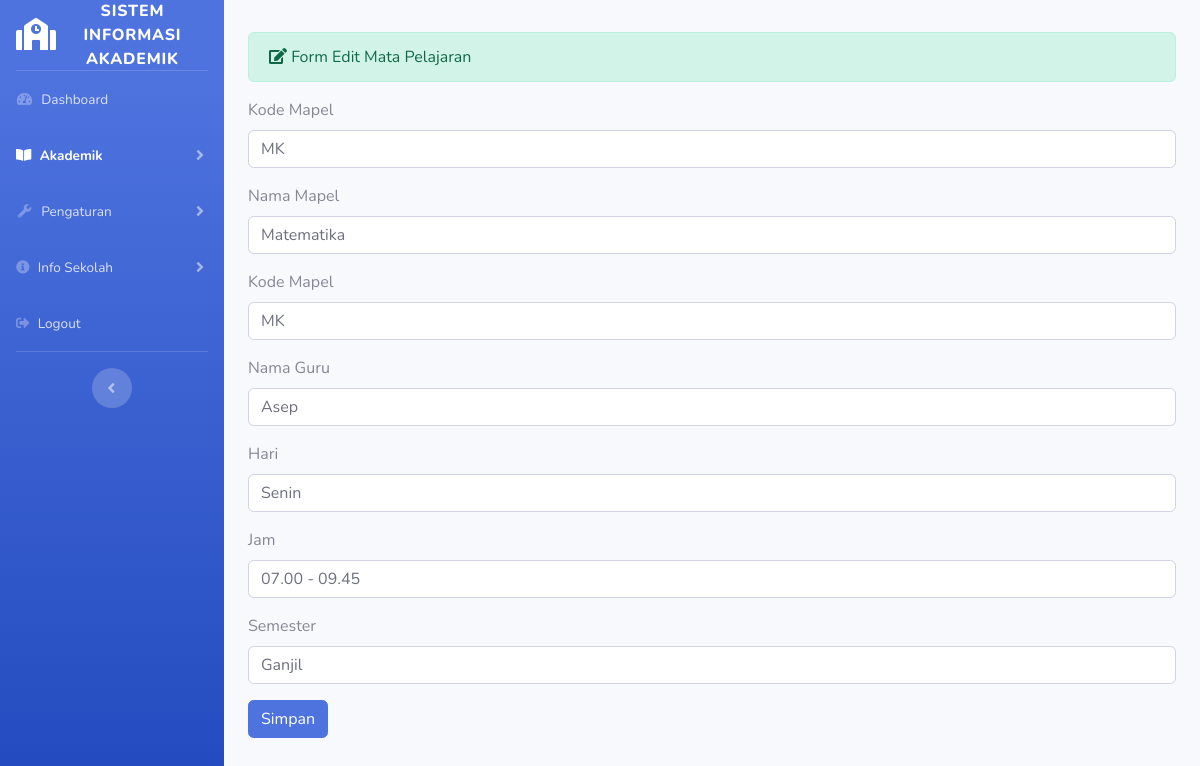
/admin/pelajaran/update/1, run on the app's committed database.
### tables this page shows
CREATE TABLE `pelajaran` (
  `id_mapel` int(3) NOT NULL,
  `kode_mapel` varchar(5) NOT NULL,
  `nama_mapel` varchar(25) NOT NULL,
  `nama_jurusan` varchar(25) NOT NULL,
  `nama_guru` varchar(255) NOT NULL,
  `hari` varchar(20) NOT NULL,
  `jam` varchar(20) NOT NULL,
  `semester` varchar(11) NOT NULL
);

### application/controllers/admin/pelajaran.php (called while the page is built, shortened)
<?php
class Pelajaran extends CI_Controller
{
    public function __construct()
    {
        $this->load->database();
        $this->load->model('pelajaran_model');
    }
    public function update($id)
    {
        $where = array('id_mapel' => $id);
        $data['pelajaran'] = $this->pelajaran_model->edit_data($where, 'pelajaran')->result();
        $this->load->view('templates_admin/header_dashboard');
        $this->load->view('templates_admin/sidebar2');
        $this->load->view('admin/pelajaran_update', $data);
        $this->load->view('templates_admin/footer');
    }
}

### index.php (called while the page is built, shortened)
<?php
require_once BASEPATH.'core/CodeIgniter.php';

### application/models/pelajaran_model.php (called while the page is built, shortened)
<?php
class Pelajaran_model extends CI_Model
{
    public function edit_data($where, $table)
    {
        return $this->db->get_where($table, $where);
    }
}

### application/views/admin/pelajaran_update.php (the view, shortened to what this page needs)
<div class="container-fluid">
    <div class="alert alert-success" role="alert">
        <i class="fa fa-edit"></i> Form Edit Mata Pelajaran
    </div>
    <?php foreach ($pelajaran as $plj) : ?>
        <form method="post" action="<?php echo base_url('admin/pelajaran/update_aksi') ?>">
            <div class="form-group">
                <label>Kode Mapel</label>
                <input type="text" name="kode_mapel" class="form-control" value="<?php echo $plj->kode_mapel ?>">
            </div>
            <div class="form-group">
                <label>Nama Mapel</label>
                <input type="text" name="nama_mapel" class="form-control" value="<?php echo $plj->nama_mapel ?>">
            </div>
            <div class="form-group">
                <label>Kode Mapel</label>
                <input type="text" name="kode_mapel" class="form-control" value="<?php echo $plj->kode_mapel ?>">
            </div>
            <div class="form-group">
                <label>Nama Guru</label>
                <input type="text" name="nama_guru" class="form-control" value="<?php echo $plj->nama_guru ?>">
            </div>
            <div class="form-group">
                <label>Hari</label>
                <input type="text" name="hari" class="form-control" value="<?php echo $plj->hari ?>">
            </div>
            <div class="form-group">
                <label>Jam</label>
                <input type="text" name="jam" class="form-control" value="<?php echo $plj->jam ?>">
            </div>
            <div class="form-group">
                <label>Semester</label>
                <input type="text" name="semester" class="form-control" value="<?php echo $plj->semester ?>">
            </div>
            <button type="submit" class="btn btn-primary">Simpan
            </button>
        </form>
    <?php endforeach; ?>
</div>

### data on the page
pelajaran: kode_mapel "MK", nama_mapel "Matematika", nama_guru "Asep", hari "Senin", jam "07.00 - 09.45", semester "Ganjil"
